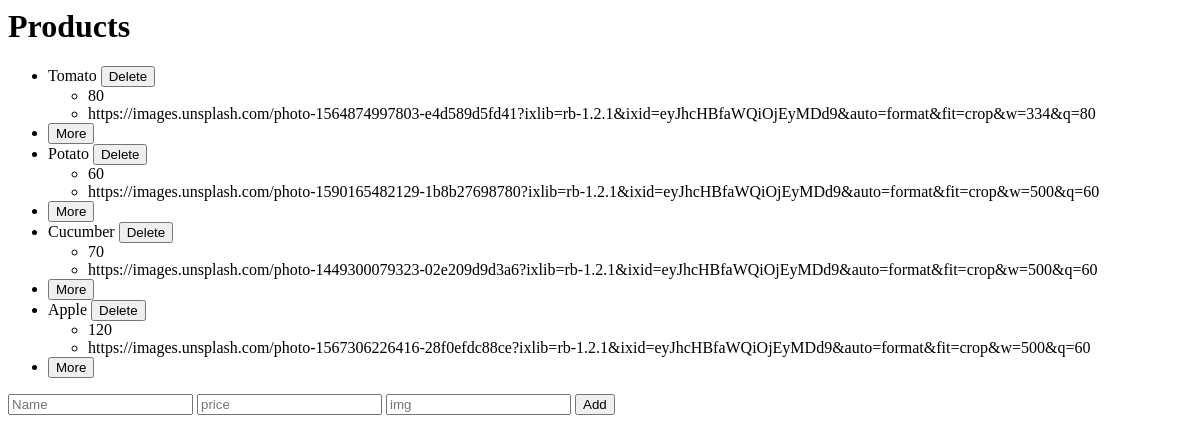
Before: /products/ with the older database file.
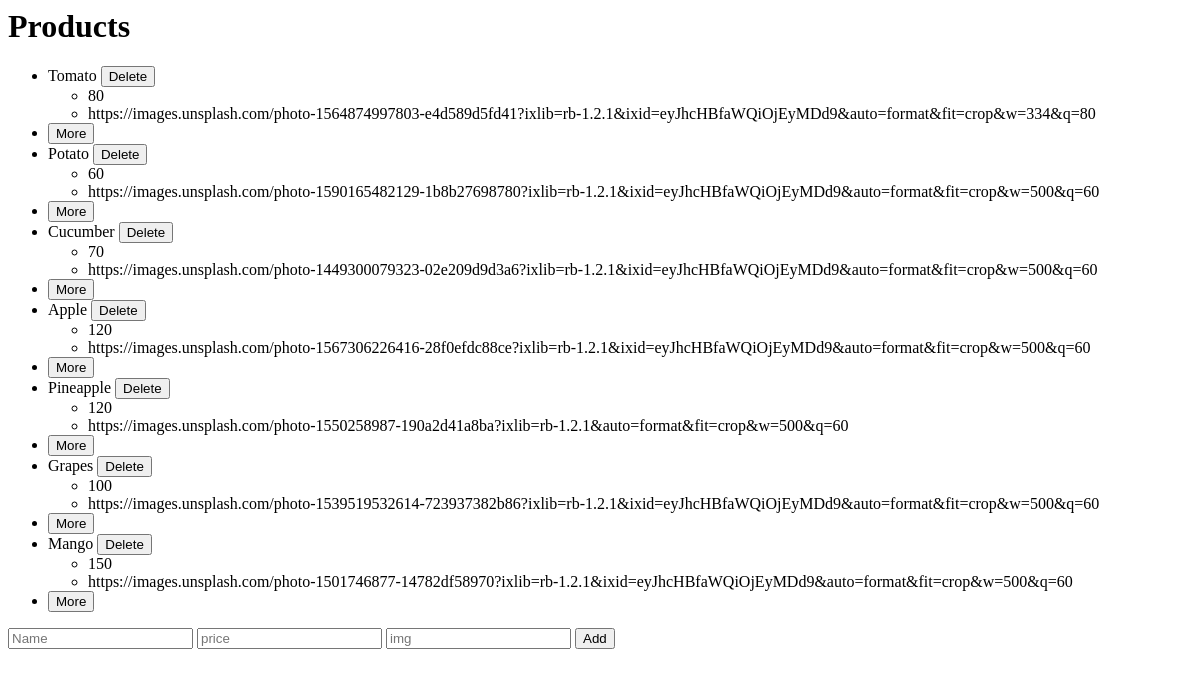
After: the same page with the newer database file.
### products/models.py (models this page shows)
class products(models.Model):
    name = models.TextField()
    price = models.TextField()
    img = models.TextField()

### products/views.py (the view)
# urls.py: path('products/',getproducts),
def getproducts(request):
    product = products.objects.all()
    return render(request,'products.html',{
        'products':product,
    })

### templates/products.html
<h1>Products</h1>
<ul>
    {% for p in products %}
    <li>{{ p.name }}
        <form action="/products/{{ p.id }}/delete/" method="POST" style="display: inline;">{% csrf_token%}
            <input type="submit" value="Delete">
        </form>
    </li>
    <ul>
        <li>{{ p.price }}</li>
        <li>{{ p.img }}</li>
    </ul>
    <li>
            <form action="/products/{{ p.id }}/" method="GET" style="display: inline;">
                <input type="submit" value="More">
            </form>
    </li>
    {% endfor %}
</ul>
<form method="post" action="/products/add/">{% csrf_token%}
    <input type="text" placeholder="Name" name="name">
    <input type="text" placeholder="price" name="price">
    <input type="text" placeholder="img" name="img">
    <input type= "submit" value="Add">
</form>

Changed rows visible on the page:
added products: name "Pineapple", price "120", img "https://images.unsplash.com/photo-1550258987-190a2d41a8ba?ixlib=rb-1.2.1&auto=format&fit=crop&w=500&q=60"
added products: name "Grapes", price "100", img "https://images.unsplash.com/photo-1539519532614-723937382b86?ixlib=rb-1.2.1&ixid=eyJhcHBfaWQiOjEyMDd9&auto=format&fit=crop&w=500&q=60"
added products: name "Mango", price "150", img "https://images.unsplash.com/photo-1501746877-14782df58970?ixlib=rb-1.2.1&ixid=eyJhcHBfaWQiOjEyMDd9&auto=format&fit=crop&w=500&q=60"
